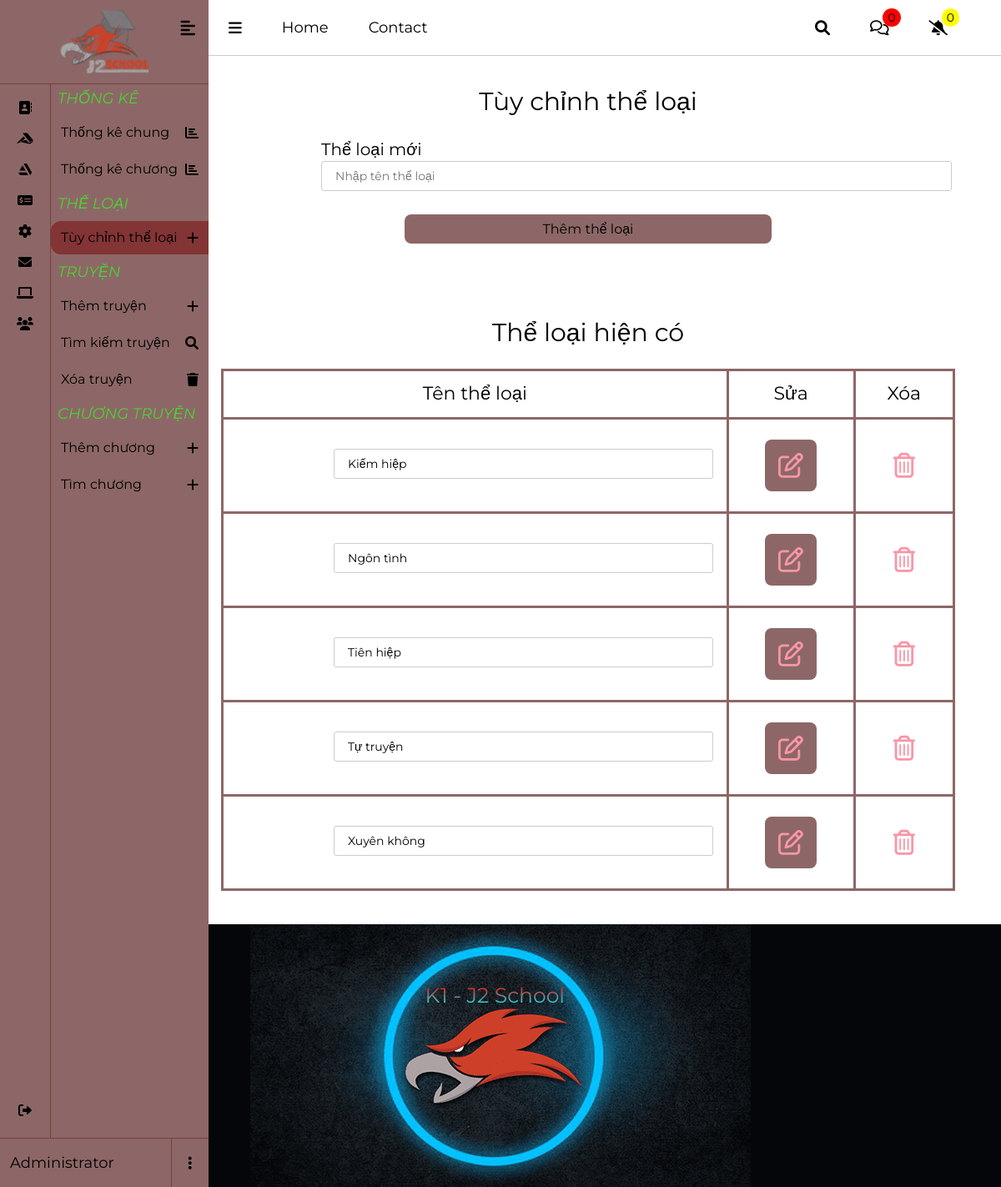
The page /admin/category/index.php on the database its author committed.
### tables this page shows
CREATE TABLE IF NOT EXISTS `categories` (
  `id` int(11) NOT NULL AUTO_INCREMENT,
  `category_name` varchar(255) NOT NULL,
  PRIMARY KEY (`id`),
  UNIQUE KEY `category_name` (`category_name`)
);

### admin/category/index.php (the view, shortened to what this page needs)
<?php
    require_once("../../cdb.php");
    $sql = "select * from categories";
    $cates = mysqli_query($conn, $sql);
?>
    <?php require_once ('../root/lazy.php'); ?>
</head>
<body>
    <?php require_once ('../root/header.php'); ?>
    <?php require_once ('../root/menu.php'); ?>
    <div class="wrapper">
        <form class="form form__process active" method="POST" id="form-add" action="process_insert.php">
            <h1 class= "form__title">Tùy chỉnh thể loại</h1>
            <div class="form-group">
                <label>Thể loại mới</label>
                <input id = "category_name" name="category_name" type="text" placeholder="Nhập tên thể loại" class="form-control" rules="required"/>
                <span class="form-message"></span>
            </div>
            <button class="btn" type="submit">Thêm thể loại</button>
        </form>
        <div class="form form__process">
            <h1 class= "form__title">Thể loại hiện có</h1>
            <table >
                <tr>
                    <th>Tên thể loại</th>
                    <th>Sửa</th>
                    <th>Xóa</th>
                </tr>
                <?php foreach ($cates as $cate) {?>
                    <tr>
                        <form class="form form__process form-update" method="POST" action="process_update.php">
                            <td>
                                <div class="form-group">
                                    <input class = "category__name-input form-control" name="category_name" value="<?php echo $cate["category_name"]?>"/>
                                    <span class="form-message"></span>
                                </div>
                            </td>
                            <td>
                                <button type="submit"><i class="fas fa-edit"></i></button>
                            </td>
                            <td>
                                <a href="process_delete.php?id=<?php echo $cate['id']?>"><i class="fas fa-trash-alt"></i></a>
                            </td>
                        </form>
                    </tr>
                <?php } ?>
            </table>
        </div>
    </div>
    <?php require_once ('../root/footer.php'); ?>
</body>
</html>

### css/base1.css (style rules this page uses)
:root { --primary-color: #8d6767; --secondary-color: #793d3d; }
body { min-height: 100vh; display: flex; justify-content: space-between; flex-direction: column; }
.wrapper { width: 100%; max-width: 1630px; margin: 0 auto; position: relative; padding: 0 15px; }
.btn { transition: all 0.2s ease-in-out; }

### css/style1.css (style rules this page uses)
.form__process { display: flex; justify-content: space-between; flex-direction: column; padding: 40px 40px 40px 0; gap: 8px; position: relative; background-color: #fff; transition: all 0.3s linear; margin-left: 250px; }
.form__process label { font-size: 2rem; margin-bottom: 4px; }
.form__process input, .form__process select, .form__process textarea { font-size: 1.4rem; border: 1px solid #ccc; padding: 8px 16px; }
.form__process button { font-size: 1.6rem; background-color: var(--primary-color); padding: 8px; border-radius: 8px; width: 50%; margin: 12px auto; cursor: pointer; }
.form__title { font-size: 3rem; text-align: center; margin-bottom: 20px; }
table { width: 100%; }
.form__process td i { font-size: 3rem; font-weight: 300; color: rgb(248, 150, 166); padding: 8px; }
.form__process table, .form__process th, .form__process td { border: 3px solid var(--primary-color); border-collapse: collapse; }
.form__process th, .form__process td { padding: 12px; font-size: 1.4rem; line-height: 1.4; text-align: center; vertical-align: middle; }
.form__process th { font-size: 2.2rem; min-width: 70px; }
.form__search input, .category__name-input { width: 100%; }
.form-group { display: flex; flex-direction: column; padding: 4px 4px 4px 120px; }
.form-control { padding: 8px 12px; border: 1px solid #b3b3b3; border-radius: 3px; outline: none; font-size: 1.4rem; }
.form-message { font-size: 1.2rem; line-height: 1.6rem; padding: 4px 0 0; }

### rows shown on the page
categories: category_name "Kiếm hiệp"
categories: category_name "Ngôn tình"
categories: category_name "Tiên hiệp"
categories: category_name "Tự truyện"
categories: category_name "Xuyên không"
